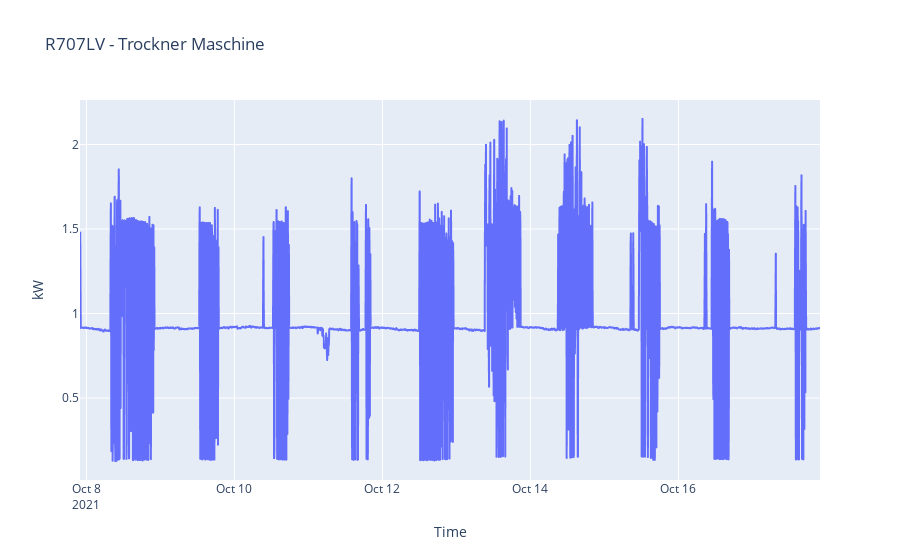

Here is the notebook cell this chart was saved with:
### Code cell
px.line(
    x=trock_5T.index, y=np.log(trock_5T.kw), 
    title='R707LV - Trockner Maschine',
    labels={
        'x': 'Time',
        'y': 'kW'
    })

### Figure 1 — Plotly figure (JSON) as saved in the notebook; plotly's stock layout.template omitted (floating-point values rounded to 4 significant figures; data arrays with more than 128 entries replaced by an {"elided": "..."} marker saying what was removed)
{"data": [{"hovertemplate": "Time=%{x}<br>kW=%{y}<extra></extra>", "legendgroup": "", "line": {"color": "#636efa", "dash": "solid"}, "marker": {"symbol": "circle"}, "mode": "lines", "name": "", "showlegend": false, "type": "scattergl", "x": {"elided": "2881 str values"}, "xaxis": "x", "y": {"elided": "2881 float values"}, "yaxis": "y"}], "layout": {"legend": {"tracegroupgap": 0}, "title": {"text": "R707LV - Trockner Maschine"}, "xaxis": {"anchor": "y", "domain": [0, 1], "title": {"text": "Time"}}, "yaxis": {"anchor": "x", "domain": [0, 1], "title": {"text": "kW"}}}}
